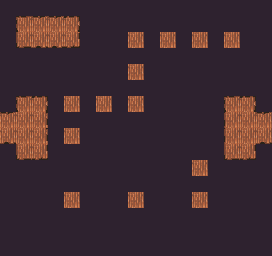

Tiled map render using the project's own tile images. Description and the whole map definition, tile-layer contents included, below:
An orthogonal 17x16 tile map with 16x16 px tiles, 2 tile layers (Walk, NotWalk) and 11 objects (4x Transition, 3x ObjInteract, 2x Player, 2x Puerta).

<map version="1.10" tiledversion="1.10.2" orientation="orthogonal" renderorder="right-down" width="17" height="16" tilewidth="16" tileheight="16" infinite="0" nextlayerid="4" nextobjectid="18">
 <tileset firstgid="1" source="../../../tileset/Tileset completo.tsx" />
 <layer id="1" name="Walk" width="17" height="16">
  <data encoding="csv">
0,0,0,0,0,0,0,0,0,0,0,0,0,0,0,0,0,
0,275,276,276,277,276,276,276,276,276,276,276,276,276,276,277,0,
0,331,332,332,333,304,304,304,304,304,304,304,304,304,304,305,0,
0,303,304,304,304,304,304,304,304,304,304,304,304,304,304,305,0,
0,303,304,304,304,304,304,304,304,304,0,304,0,304,0,305,0,
0,303,304,304,304,304,304,304,304,304,304,304,304,304,304,305,0,
0,275,277,304,304,304,304,304,304,304,304,304,304,304,275,277,0,
276,304,305,304,304,304,304,304,304,304,304,304,304,304,303,304,276,
332,304,305,304,304,304,304,304,304,304,304,304,0,304,303,304,332,
0,331,333,304,304,304,304,304,304,304,304,304,304,304,331,333,0,
0,303,304,304,304,304,304,304,304,304,304,304,304,304,304,305,0,
0,303,304,304,304,304,304,304,304,304,304,304,304,304,304,305,0,
0,303,304,304,304,304,304,304,304,304,304,304,304,304,304,305,0,
0,303,304,304,304,304,304,304,304,304,304,304,304,304,304,305,0,
0,331,332,332,332,332,332,332,332,332,332,332,332,332,332,333,0,
0,0,0,0,0,0,0,0,0,0,0,0,0,0,0,0,0
</data>
 </layer>
 <layer id="2" name="NotWalk" width="17" height="16">
  <data encoding="csv">
295,295,295,295,295,295,295,295,295,295,295,295,295,295,295,295,295,
295,0,0,0,0,295,295,295,295,295,295,295,295,295,295,295,295,
295,0,0,0,0,295,295,295,0,295,0,295,0,295,0,295,295,
295,295,295,295,295,295,295,295,295,295,295,295,295,295,295,295,295,
295,295,295,295,295,295,295,295,0,295,295,295,295,295,295,295,295,
295,295,295,295,295,295,295,295,295,295,295,295,295,295,295,295,295,
295,0,0,295,0,295,0,295,0,295,295,295,295,295,0,0,295,
0,0,0,295,295,295,295,295,295,295,295,295,295,295,0,0,0,
0,0,0,295,0,295,295,295,295,295,295,295,295,295,0,0,0,
295,0,0,295,295,295,295,295,295,295,295,295,295,295,0,0,295,
295,295,295,295,295,295,295,295,295,295,295,295,0,295,295,295,295,
295,295,295,295,295,295,295,295,295,295,295,295,295,295,295,295,295,
295,295,295,295,0,295,295,295,0,295,295,295,0,295,295,295,295,
295,295,295,295,295,295,295,295,295,295,295,295,295,295,295,295,295,
295,295,295,295,295,295,295,295,295,295,295,295,295,295,295,295,295,
295,295,295,295,295,295,295,295,295,295,295,295,295,295,295,295,295
</data>
 </layer>
 <objectgroup id="3" name="Obj">
  <object id="1" name="Boton" type="ObjInteract" x="232" y="41.5">
   <properties>
    <property name="nextMap" value="resources/maps/niveles/nivel02/dentro/mapaN2_04_dentro_postB1.tmx" />
    <property name="pushed" type="bool" value="false" />
   </properties>
   <point />
  </object>
  <object id="2" name="Boton" type="ObjInteract" x="232.5" y="104">
   <properties>
    <property name="nextMap" value="resources/maps/niveles/nivel02/dentro/mapaN2_04_dentro_postB1y2.tmx" />
    <property name="pushed" type="bool" value="false" />
   </properties>
   <point />
  </object>
  <object id="9" name="Recompensa" type="ObjInteract" x="71.6774" y="41.1002">
   <point />
  </object>
  <object id="11" name="FlonkE" type="Player" x="248.833" y="137.833">
   <point />
  </object>
  <object id="10" name="FlonkW" type="Player" x="25" y="123.5">
   <point />
  </object>
  <object id="12" name="Puerta" x="263.75" y="120.5">
   <point />
  </object>
  <object id="13" name="Puerta" x="264.167" y="138.25">
   <point />
  </object>
  <object id="14" name="TransitionW" type="Transition" x="9" y="139.5">
   <properties>
    <property name="nextMap" value="resources/maps/niveles/nivel02/dentro/mapaN2_02_dentro.tmx" />
   </properties>
   <point />
  </object>
  <object id="16" name="TransitionW" type="Transition" x="9.5" y="124">
   <properties>
    <property name="nextMap" value="resources/maps/niveles/nivel02/dentro/mapaN2_02_dentro.tmx" />
   </properties>
   <point />
  </object>
  <object id="15" name="TransitionE" type="Transition" x="263.667" y="120">
   <properties>
    <property name="nextMap" value="resources/maps/niveles/nivel02/dentro/mapaN2_05_dentro.tmx" />
   </properties>
   <point />
  </object>
  <object id="17" name="TransitionE" type="Transition" x="264.583" y="137.5">
   <properties>
    <property name="nextMap" value="resources/maps/niveles/nivel02/dentro/mapaN2_05_dentro.tmx" />
   </properties>
   <point />
  </object>
 </objectgroup>
</map>
